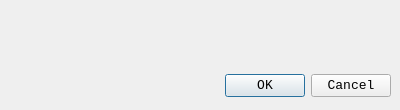
<?xml version="1.0" encoding="UTF-8"?>
<ui version="4.0">
 <class>VarLimDialog</class>
 <widget class="QDialog" name="VarLimDialog">
  <property name="geometry">
   <rect>
    <x>0</x>
    <y>0</y>
    <width>400</width>
    <height>110</height>
   </rect>
  </property>
  <property name="font">
   <font>
    <family>Monospace</family>
    <pointsize>10</pointsize>
   </font>
  </property>
  <property name="windowTitle">
   <string>Dialog</string>
  </property>
  <widget class="QDialogButtonBox" name="buttonBox">
   <property name="geometry">
    <rect>
     <x>10</x>
     <y>70</y>
     <width>381</width>
     <height>32</height>
    </rect>
   </property>
   <property name="orientation">
    <enum>Qt::Horizontal</enum>
   </property>
   <property name="standardButtons">
    <set>QDialogButtonBox::Cancel|QDialogButtonBox::Ok</set>
   </property>
  </widget>
  <widget class="QWidget" name="gridLayoutWidget">
   <property name="geometry">
    <rect>
     <x>10</x>
     <y>10</y>
     <width>381</width>
     <height>54</height>
    </rect>
   </property>
   <layout class="QGridLayout" name="gridLayout"/>
  </widget>
 </widget>
 <resources/>
 <connections>
  <connection>
   <sender>buttonBox</sender>
   <signal>accepted()</signal>
   <receiver>VarLimDialog</receiver>
   <slot>accept()</slot>
   <hints>
    <hint type="sourcelabel">
     <x>248</x>
     <y>254</y>
    </hint>
    <hint type="destinationlabel">
     <x>157</x>
     <y>274</y>
    </hint>
   </hints>
  </connection>
  <connection>
   <sender>buttonBox</sender>
   <signal>rejected()</signal>
   <receiver>VarLimDialog</receiver>
   <slot>reject()</slot>
   <hints>
    <hint type="sourcelabel">
     <x>316</x>
     <y>260</y>
    </hint>
    <hint type="destinationlabel">
     <x>286</x>
     <y>274</y>
    </hint>
   </hints>
  </connection>
 </connections>
</ui>
